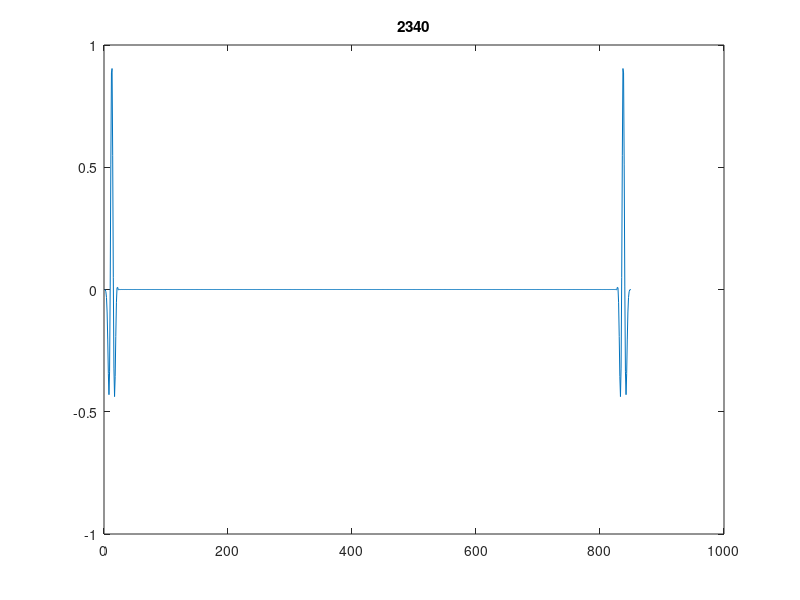
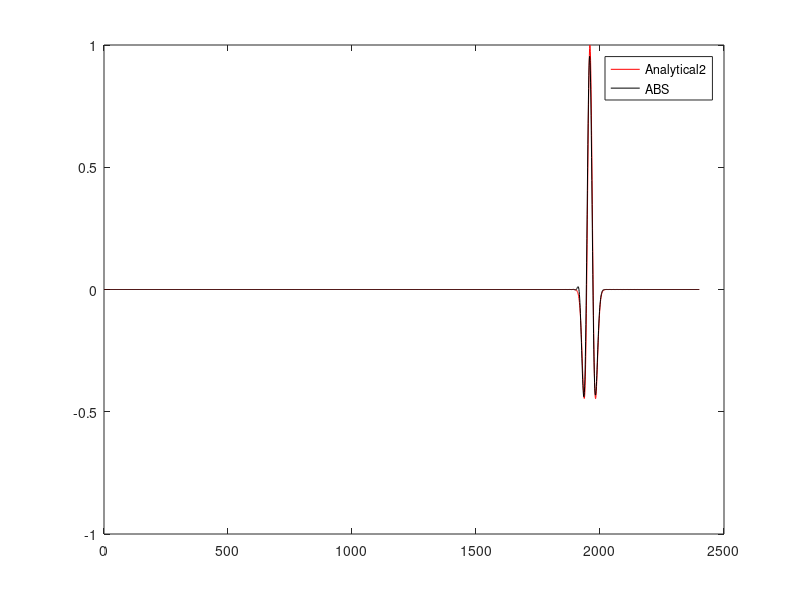

The MATLAB source for these figures, in order:
% 历时 38.682071 秒。
% 历时 38.311698 秒。
% 历时 37.785946 秒。
% 历时 33.637174 秒。
clear
clc %%%%%%%
close all
% Elapsed time is 9.253353 seconds.
nt=2400;    % number of time steps
eps=.6;     % stability
isnap=60;    % snapshot sampling

nx=850;


v=2000;
c=v;
% v(1:nz/2,:)=2800;


p=zeros([1,nx]); pboundarynew=p;pdan=p;
dx=20;  %calculate space increment
h=dx;
x=(0:(nx-1))*dx;

dt=0.0019; % calculate time step from stability criterion
tau=dt;
r2=v.*v.*dt*dt/dx/dx;

f0 = 9;
t0 = 4/(2*pi*f0);       % 信号峰值时间 (s)
t = (0:nt-1)*dt;        % 时间轴 t ∈ [0, (nt-1)*dt]

src = (1 - 2*(pi*f0*(t - t0 )).^2) .* ...
    exp(-(pi*f0*(t - t0 )).^2);


seis_record=zeros(nt,1);
p=zeros([nx,1]); pnew=p; pold=p;
d2px=p;
d2pz=p;

% Source location
xs=nx/2;

h=dx;
r=v*dt/h;

d1pxz_2=p;
d1pxz_3=p;

d1px_2=p;
d1pz_2=p;

d1px_3=p;
d1pz_3=p;

% coeff2=[25/24, -2/24, 1/24];

coeff2=[1.08333, -0.166667, 0.0833333];

coeff=[ 1.24275, -0.113493, 0.0272555, -0.00731429, 0.00173544, -0.000303651, 0.0000284348];
% figure;
for loop=1:1
    tic

    p=zeros([nx,1]); Vx=p; Vz=p;

    for it=1:nt-2,

        d1px11=Vx-circshift(Vx,[1]);
        d1px12=(circshift(Vx,[-1])-circshift(Vx,[2]));
        d1px13=(circshift(Vx,[-2])-circshift(Vx,[3]));
        d1px14=(circshift(Vx,[-3])-circshift(Vx,[4]));
        d1px15=(circshift(Vx,[-4])-circshift(Vx,[5]));
        d1px16=(circshift(Vx,[-5])-circshift(Vx,[6]));
        d1px17=(circshift(Vx,[-6])-circshift(Vx,[7]));

        d1px=coeff(1)*d1px11+coeff(2)*d1px12+coeff(3)*d1px13+coeff(4)*d1px14+coeff(5)*d1px15+coeff(6)*d1px16...
            +coeff(7)*d1px17;


        d1pxz=d1px;
        p=p-dt*v.^2.*(coeff2(1)*d1pxz+coeff2(2)*d1pxz_2+coeff2(3)*d1pxz_3)/h;


        d1pxz_3=d1pxz_2;
        d1pxz_2=d1pxz;

        p(xs)= src(it);


        d1px1=(circshift(p,[-1])-circshift(p,[0]));
        d1px2=(circshift(p,[-2])-circshift(p,[1]));
        d1px3=(circshift(p,[-3])-circshift(p,[2]));
        d1px4=(circshift(p,[-4])-circshift(p,[3]));
        d1px5=(circshift(p,[-5])-circshift(p,[4]));
        d1px6=(circshift(p,[-6])-circshift(p,[5]));
        d1px7=(circshift(p,[-7])-circshift(p,[6]));


        d1px=coeff(1)*d1px1+coeff(2)*d1px2+coeff(3)*d1px3+coeff(4)*d1px4+coeff(5)*d1px5+coeff(6)*d1px6...
            +coeff(7)*d1px7;


        Vx=Vx-dt*(d1px)/h;


        if rem(it,isnap)== 0,
            plot(p)
            title(it)
            drawnow
        end

        seis_record(it)=p(60);


    end

end
toc



%% 参数定义
% f0 = 15;              % 主频 (Hz)
% c = 3000;               % 波速 (m/s)
x = 3650*2;               % 震源-接收器距离 (m)
% dt = 0.002;             % 时间采样间隔 (s)
% nt = 3000;              % 时间采样点数 (总时长 3 s)
% t0 = 4/(2*pi*f0);       % 峰值时间偏移 (s)
% 
% %% 时间轴
% t = (0:nt-1)*dt;        % 时间轴 t ∈ [0, (nt-1)*dt]
% 
% %% 生成Ricker子波（正确高斯脉冲）
% src_gauss = exp(-(pi*f0*(t - t0)).^2);          % 正确的高斯脉冲
% src_deriv = gradient(gradient(src_gauss, dt), dt); % 二次导数（Ricker子波）

%% 计算解析解
delta_t = x / c;        % 时间延迟
analytical =  (1 - 2*(pi*f0*(t - t0 - delta_t)).^2) .* ...
             exp(-(pi*f0*(t - t0 - delta_t)).^2);

%% 归一化（匹配数值导数振幅）
% analytical2 = analytical / max(abs(analytical)) 
analytical2 = analytical / max(abs(analytical)) * max(abs(src));
figure;plot(analytical2,'r')
hold on;plot(seis_record,'k')
legend('Analytical2','ABS')

save('figure2_ABS_Non_Balanced_1D_r19.mat')
